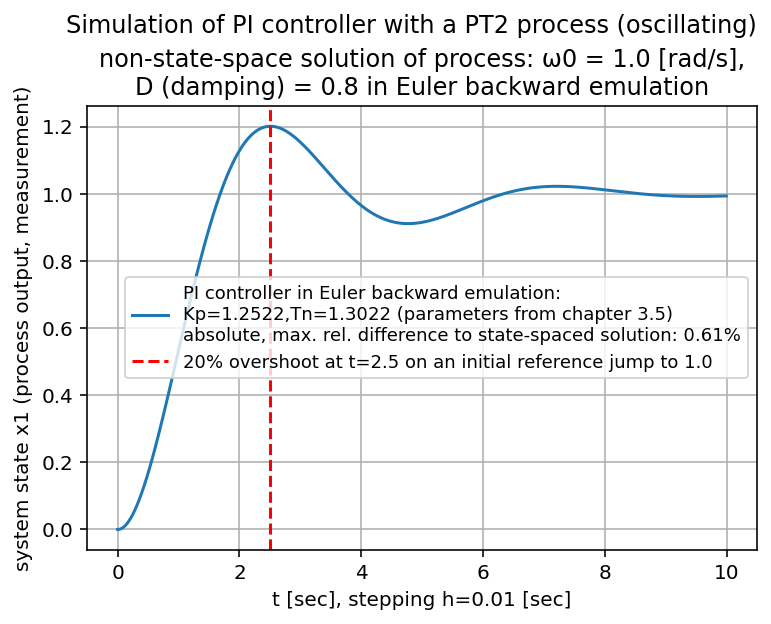

The script that drew this image:
# -*- coding: utf-8 -*-
"""
2025-02-25

3.5e3_PI-control-loop_with_2nd_order_lag_process_Euler_backward.py


Based on programs:
    3.5e2_PI-control-loop_with_2nd_order_lag_process_Euler_forward.py


tests: OK!

  absolute, maximum relative difference of Euler backward-PI controller - state-space solution: 0.608077%

ideas:
    1/ Computer-Simulation von Regelungen - book, 1999, E.-G. Feindt: chapter 3.1...3.5
    2/ Discrete Time Control Systems, Lino Guzzella, 2013

"""

import numpy as np
import matplotlib.pyplot as plt
from matplotlib import font_manager


# ini values:
tstart = 0.0
h = 0.01  # delta t

BOUND = False  # True = bounded controller output (for dead time process)
U_MAX = 2.0   # absolute; org 2.0

ANTIWINDUPACTION = False

# PT2 process coefficients from: 3.5_PI-control-loop_with_2nd_order_lag_process.py
b0 = 1.3
a0 = 1.0
a1 = 1.6
# numerator polynomial:   b0
# denominator polynomial: s² + a1*s + a0
#  a1 = 2*D*ω0, a0 = ω0² (natural angular frequency, squared)
#  => ω0 = 1.0/sec, D = 0.8, which is underdamped
omega0 = np.sqrt(a0)
D = a1 / 2.0 / omega0
# PI controller parameters from book:
Kp = 1.2522
Tn = 1.3022


STEPS = 1000
tstop = STEPS * h + tstart
t = np.arange(tstart,tstop,h)


w_1 = 1.0  # jump of reference value at t = 0

# transient disturbance:
t_dist_start_t = 15.0
t_dist_stop_t  = 17.0
t_dist_start   = t_dist_start_t / h
t_dist_stop    = t_dist_stop_t / h
DIST_VAL = 0.01


SIGMA = 0.0035  # sigma of noisy measurement
x1_noise = 1.0 + np.random.normal(0.0, SIGMA, STEPS)


###############################
#
# PI algorithm of Euler backward controller:
x1_bw = np.zeros([STEPS])    # measurement
control_error = np.zeros([STEPS])
u_bw = np.zeros([STEPS])  # controller output

for k in range(1,STEPS):

    control_error[k] = w_1 - x1_bw[k]

    # Euler backward-PI controller:
    u_bw[k] = Kp*(1 + h/Tn)*control_error[k] - Kp*control_error[k-1] + u_bw[k-1]

    # process:
    if k < STEPS-1:
        # Euler backward emulation of
        # process transfer function G(s) = b0 / (s**2 + a1*s + a0)
        # ...
        x1_bw[k+1] = (b0*h**2.0*u_bw[k] + (2.0+a1*h)*x1_bw[k] - x1_bw[k-1])\
                     / (1.0 + a1*h + a0*h**2.0)

        # x1_bw[k+1] = x1_bw[k+1] * x1_noise[k+1]

        # transient disturbance:
        # if t_dist_start <= k <= t_dist_stop:
            # x1_bw[k+1] += DIST_VAL



# compare with the original state space solution from book's ch.3.5:
#
x1ss = np.zeros([STEPS])
x2ss = np.zeros([STEPS])
x3ss = np.zeros([STEPS])

def DIFF_EQU(x_1, x_2, x_3):
    '''
    calculate f1,f2,f3: first order ODE's
    '''
    u_   = Kp * (w_1 - x_1 + x_3/Tn)  # controller output

    f1  = x_2
    f2  = b0 * u_ - a0 * x_1 - a1 * x_2  # PT2 term
    f3  = w_1 - x_1
    return f1, f2, f3

# system simulation loop:
for k in range(1,STEPS):
    # using Runge–Kutta method:
    x1_ = x1ss[k-1]
    x2_ = x2ss[k-1]
    x3_ = x3ss[k-1]
    f1_, f2_, f3_ = DIFF_EQU(x1_, x2_, x3_)

    k1 = h * f1_
    l1 = h * f2_
    m1 = h * f3_
    x1_ = x1ss[k-1] + k1 / 2.0
    x2_ = x2ss[k-1] + l1 / 2.0
    x3_ = x3ss[k-1] + m1 / 2.0
    f1_, f2_, f3_ = DIFF_EQU(x1_, x2_, x3_)

    k2 = h * f1_
    l2 = h * f2_
    m2 = h * f3_
    x1_ = x1ss[k-1] + k2 / 2.0
    x2_ = x2ss[k-1] + l2 / 2.0
    x3_ = x3ss[k-1] + m2 / 2.0
    f1_, f2_, f3_ = DIFF_EQU(x1_, x2_, x3_)

    k3 = h * f1_
    l3 = h * f2_
    m3 = h * f3_
    x1_ = x1ss[k-1] + k3 / 2.0
    x2_ = x2ss[k-1] + l3 / 2.0
    x3_ = x3ss[k-1] + m3 / 2.0
    f1_, f2_, f3_ = DIFF_EQU(x1_, x2_, x3_)

    k4 = h * f1_
    l4 = h * f2_
    m4 = h * f3_
    x1_ = x1ss[k-1] + (k1 + 2.0*k2 + 2.0*k3 + k4) / 6.0
    x2_ = x2ss[k-1] + (l1 + 2.0*l2 + 2.0*l3 + l4) / 6.0
    x3_ = x3ss[k-1] + (m1 + 2.0*m2 + 2.0*m3 + m4) / 6.0

    x1ss[k] = x1_
    x2ss[k] = x2_
    x3ss[k] = x3_
# end of compare with the original state space solution from book ch.3.5


# Euler backward-PI controller - original state-space solution:
max_rel_diff_x1_bw = max(abs(x1_bw - x1ss))


plt.suptitle('Simulation of PI controller with a PT2 process (oscillating)', y = 1.04)
plt.title(f'non-state-space solution of process: ω0 = {omega0} [rad/s],\
\nD (damping) = {D} in Euler backward emulation', y = 1.0)


plt.plot(t,x1_bw, label=f'PI controller in Euler backward emulation:\
\nKp={Kp:.4f},Tn={Tn:.4f} (parameters from chapter 3.5)\
\nabsolute, max. rel. difference to state-spaced solution: {max_rel_diff_x1_bw:.2%}')


plt.xlabel(f't [sec], stepping h={h} [sec]')
plt.ylabel('system state x1 (process output, measurement)')

plt.axvline(2.5, color='r', label =\
f'20% overshoot at t=2.5 on an initial reference jump to {w_1}', ls = '--')

font = font_manager.FontProperties(size=9)
# plt.legend(loc="upper right", prop=font)
plt.legend(prop=font)

plt.grid()
plt.show()


print("\nmin(u_bw)=",min(u_bw))
print("max(u_bw)=",max(u_bw))

print(f'\nabsolute, maximum relative difference of \
Euler backward-PI controller - state-space solution: {max_rel_diff_x1_bw:.6%}')

# end of 3.5e3_PI-control-loop_with_2nd_order_lag_process_Euler_backward.py
